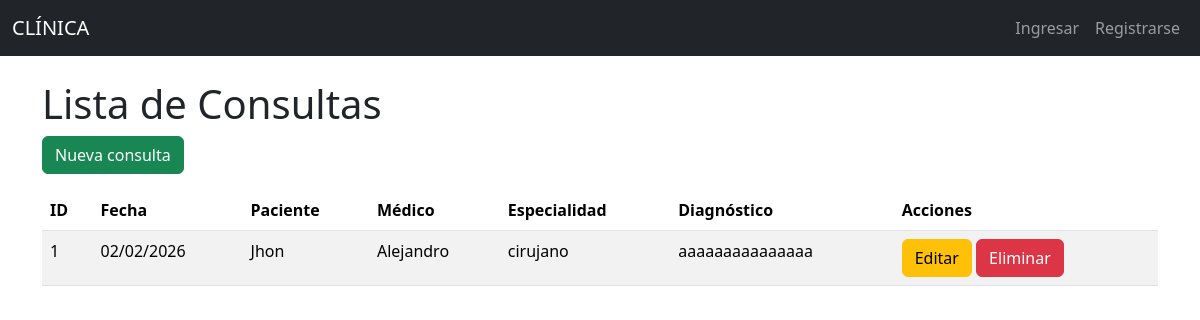
The app's page /consultas/, older data.
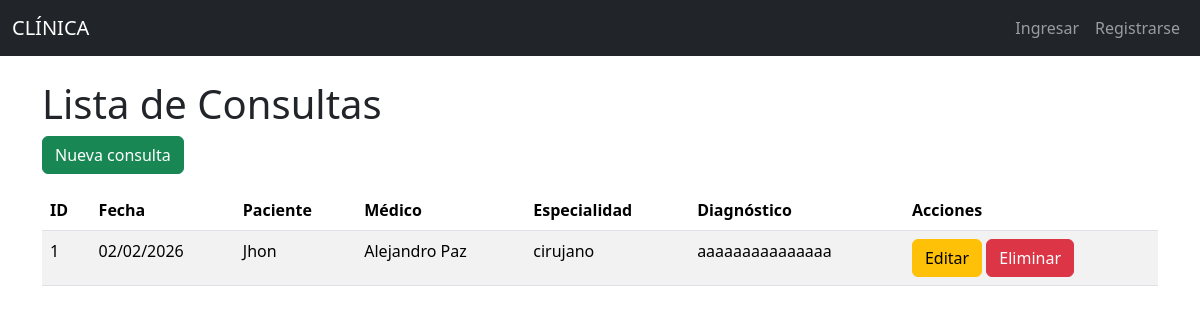
The same page, newer data.
### models/consulta_model.py (models this page shows, shortened)
class Consulta(db.Model):
    __tablename__ = "consultas"
    id = db.Column(db.Integer, primary_key=True)
    fecha = db.Column(db.DateTime, nullable=False)
    diagnostico = db.Column(db.String(250), nullable=False)
    tratamiento = db.Column(db.String(250), nullable=False)
    medico_id = db.Column(db.Integer, db.ForeignKey('medicos.id'), nullable=False)
    paciente_id = db.Column(db.Integer, db.ForeignKey('pacientes.id'), nullable=False)
    medico = db.relationship('Medico', back_populates='consultas')
    paciente = db.relationship('Paciente', back_populates='consultas')
    @staticmethod
    def get_all():
        return Consulta.query.all()

### models/medico_model.py (models this page shows, shortened)
class Medico(db.Model):
    __tablename__ = "medicos"
    id = db.Column(db.Integer, primary_key=True)
    nombre = db.Column(db.String(80), nullable=False)
    especialidad = db.Column(db.String(100), nullable=False)
    telefono = db.Column(db.String(20), nullable=False)
    correo = db.Column(db.String(100), nullable=False)
    consultas = db.relationship('Consulta', back_populates='medico', cascade="all, delete-orphan")
    def delete(self):
        db.session.delete(self)
        db.session.commit()

### models/paciente_model.py (models this page shows, shortened)
class Paciente(db.Model):
    __tablename__ = "pacientes"
    id = db.Column(db.Integer, primary_key=True)
    nombre = db.Column(db.String(80), nullable=False)
    edad = db.Column(db.Integer, nullable=False)
    direccion = db.Column(db.String(200), nullable=False)
    telefono = db.Column(db.String(20), nullable=False)
    consultas = db.relationship('Consulta', back_populates='paciente', cascade="all, delete-orphan")
    def delete(self):
        db.session.delete(self)
        db.session.commit()

### controllers/consulta_controller.py (the view)
@consulta_bp.route("/")
def index():
    consultas = Consulta.get_all()
    return consulta_view.list(consultas)

### run.py (called while the page is built)
@app.context_processor
def inject_active_path():
    def is_active(path):
        return 'active' if request.path == path else ''
    return(dict(is_active = is_active))

### view/consulta_view.py (called while the page is built)
def list(consultas):
    return render_template('consultas/index.html', consultas=consultas)

### templates/consultas/index.html (shortened to what this page needs)
{% extends 'base.html' %}
{% block content %}
<h1>Lista de Consultas</h1>
<a href="{{ url_for('consulta.create') }}" class="btn btn-success mb-3">Nueva consulta</a>
<table class="table table-striped">
    <thead>
        <tr>
            <th>ID</th>
            <th>Fecha</th>
            <th>Paciente</th>
            <th>Médico</th>
            <th>Especialidad</th>
            <th>Diagnóstico</th>
             <th>Acciones</th>
        </tr>
    </thead>
    <tbody>
        {% for item in consultas %}
        <tr>
            <td>{{ item.id }}</td>
            <td>{{ item.fecha.strftime('%d/%m/%Y') }}</td>
            <td>{{ item.paciente.nombre }}</td>
            <td>{{ item.medico.nombre }}</td>
            <td>{{ item.medico.especialidad }}</td>
            <td>{{ item.diagnostico[:50] }}{% if item.diagnostico|length > 50 %}...{% endif %}</td>
            <td>
                <a href="{{ url_for('consulta.edit', id=item.id) }}" class="btn btn-warning">Editar</a>
                <a href="{{ url_for('consulta.delete', id=item.id) }}" class="btn btn-danger" onclick="return confirm('Estás seguro de eliminar ?')">Eliminar</a>
            </td>
        </tr>
        {% endfor %}
    </tbody>
</table>
{% endblock %}

Row changes from the older to the newer data that the page shows:
changed through a linked row, Consulta "aaaaaaaaaaaaaaa": medico.nombre "Alejandro" → "Alejandro Paz"
